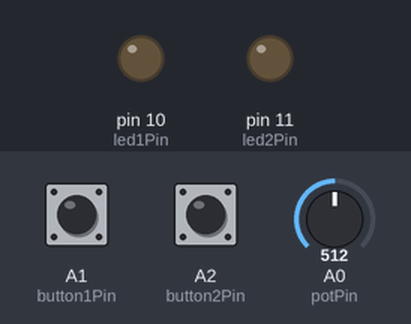
Bench run of a sketch on a simulated Arduino Uno, built with avr-gcc and run on an emulated ATmega328P. Shown: output pins drawn as LEDs (lit = HIGH). The inputs (shaded band) are chosen by the test bench; at power-on: A1 (button1Pin) HIGH, A0 (potPin) = 512, A2 (button2Pin) HIGH.

Above: at 1.2 s.
1.3 s: A1 (button1Pin) pulled LOW for 0.15 s
At 2.6 s:
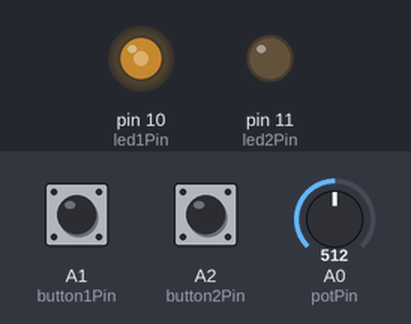
3.0 s: A0 (potPin) set to 716
At 3.9 s:
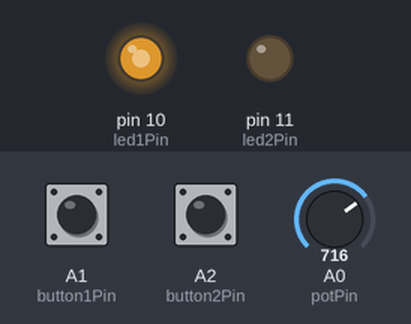
4.7 s: A2 (button2Pin) pulled LOW for 0.15 s
At 5.2 s:
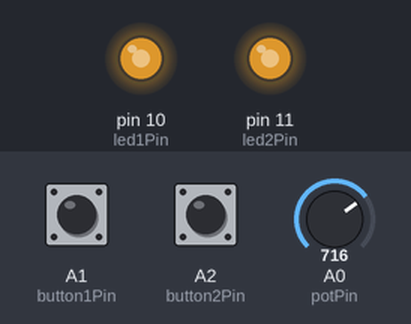
6.4 s: A0 (potPin) set to 900
At 7.5 s:
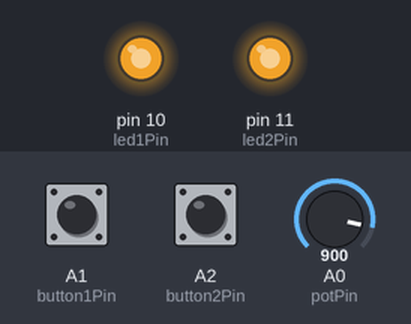
7.9 s: A0 (potPin) set to 511
At 8.7 s:
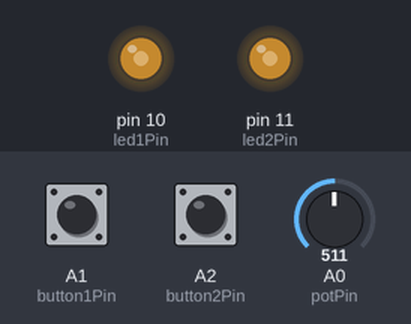
9.4 s: A0 (potPin) set to 122
At 9.8 s:
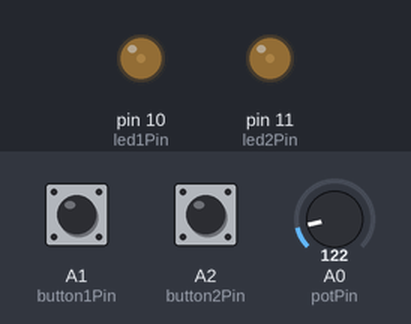
Timing chart, 0 to 11.9 s (numbered marks = the images above; inputs shaded):
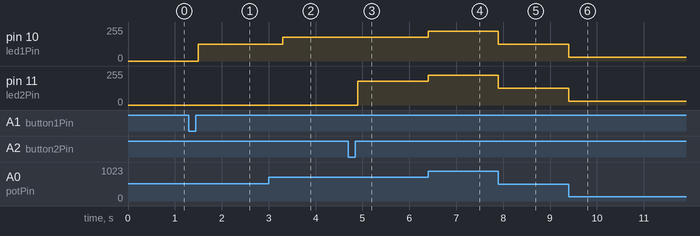

The sketch:

Week9_analogInputOutput.ino
```cpp
const int potPin = A0;
const int button1Pin = A1;
const int button2Pin = A2;
const int led1Pin = 10;
const int led2Pin = 11;

bool led1Flashing = false;
bool led2Flashing = false;

bool lastButton1State = HIGH;
bool lastButton2State = HIGH;

unsigned long prevMillis1 = 0;
unsigned long prevMillis2 = 0;
const int flashDelay = 300;

void setup() {
  pinMode(button1Pin, INPUT_PULLUP);
  pinMode(button2Pin, INPUT_PULLUP);
  pinMode(led1Pin, OUTPUT);
  pinMode(led2Pin, OUTPUT);
  Serial.begin(9600);
}

void loop() {
  //Map potentiometer to brightness
  int potValue = analogRead(potPin);
  int brightness = map(potValue, 0, 1023, 0, 255);

  //Button 1
  bool button1State = digitalRead(button1Pin);
  if (button1State == LOW && lastButton1State == HIGH) {
    led1Flashing = !led1Flashing;
    if (!led1Flashing) {
      analogWrite(led1Pin, brightness);
    }
    delay(200);
  }
  lastButton1State = button1State;

  //Button 2
  bool button2State = digitalRead(button2Pin);
  if (button2State == LOW && lastButton2State == HIGH) {
    led2Flashing = !led2Flashing;
    if (!led2Flashing) {
      analogWrite(led2Pin, brightness);
    }
    delay(200);
  }
  lastButton2State = button2State;

  unsigned long currentMillis = millis();

  //LED 1 Flashing
  if (led1Flashing && currentMillis - prevMillis1 >= flashDelay) {
    prevMillis1 = currentMillis;
    bool led1On = false;
    led1On = !led1On;
    analogWrite(led1Pin, led1On ? brightness : 0);
  }

  //LED 2 Flashing
  if (led2Flashing && currentMillis - prevMillis2 >= flashDelay) {
    prevMillis2 = currentMillis;
    bool led2On = false;
    led2On = !led2On;
    analogWrite(led2Pin, led2On ? brightness : 0);
  }
}
```

Measured:
- after the input at 1.3 s, pin 10 (led1Pin): 0/255 → 127/255 after 0.20 s
- after the input at 3.0 s, pin 10 (led1Pin): 127/255 → 178/255 after 0.30 s
- after the input at 4.7 s, pin 11 (led2Pin): 0/255 → 178/255 after 0.20 s
- after the input at 6.4 s, pin 10 (led1Pin), pin 11 (led2Pin): 178/255 → 224/255 at once
- after the input at 7.9 s, pin 10 (led1Pin), pin 11 (led2Pin): 224/255 → 127/255 at once
- after the input at 9.4 s, pin 10 (led1Pin), pin 11 (led2Pin): 127/255 → 30/255 at once
